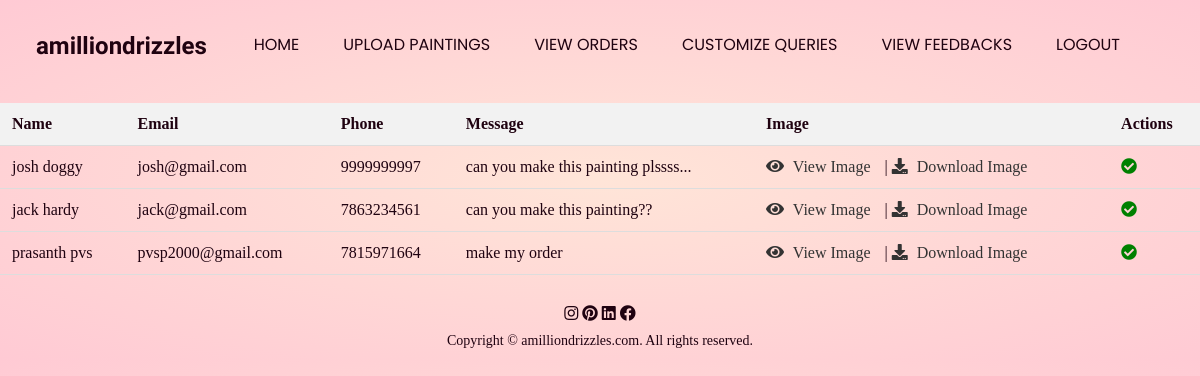
The app's page /viewcustomize/ with its own data.
### app1/models.py (models this page shows)
class Cust(models.Model):
    fname=models.CharField(max_length=20)
    lname=models.CharField(max_length=20)
    email=models.EmailField()
    phone=models.CharField(max_length=20)
    message=models.CharField(max_length=100)
    cimage=models.ImageField(null=True,blank=True,upload_to="images/")
    class Meta:
        db_table="cust"

### app1/views.py (the view)
# urls.py: path('viewcustomize/',views.Viewcustomize,name='viewcustomize'),
def Viewcustomize(request):
    queries=Cust.objects.all()
    return render(request, 'viewcustomize.html' ,{'queries':queries})

### app1/context_processors.py (called while the page is built)
def cart(request):
    return {'cart':Cart(request)}

### templates/viewcustomize.html (shortened to what this page needs)
{% load static %}
<!DOCTYPE html>
<html lang="en">
<head>
    <link rel="stylesheet" href="{% static 'app1/style2.css' %}">
    <link rel="stylesheet"
        href="https://cdn.jsdelivr.net/npm/@fortawesome/fontawesome-free@5.15.4/css/fontawesome.min.css">
    <link rel="stylesheet" href="https://cdnjs.cloudflare.com/ajax/libs/font-awesome/5.15.3/css/all.min.css" />
</head>
<body>
    <div class="header_otherpages">
        <nav>
            <h2>amilliondrizzles</h2>
            <div class="nav-links">
                <ul>
                    <li><a href="{% url 'painterhome' %}">HOME</a></li>
                    <li><a href="{% url 'uploadpainting' %}">UPLOAD PAINTINGS</a></li>
                    <li><a href="{% url 'vieworders' %}">VIEW ORDERS</a></li>
                    <li><a href="{% url 'viewcustomize' %}">CUSTOMIZE QUERIES</a></li>
                    <li><a href="{% url 'viewfeedback' %}">VIEW FEEDBACKS</a></li>
                    <li><a href="{% url 'logout' %}">LOGOUT</a></li>
                </ul>
            </div>
        </nav>
    </div>
    <section>
        <br><br>
        <table>
            <tr>
              <th>Name</th>
              <th>Email</th>
              <th>Phone</th>
              <th>Message</th>
              <th>Image</th>
              <th>Actions</th>
            </tr>
            {% for query in queries %}
            {% if query.email %}
            <tr>
                <td>{{ query.fname }} {{ query.lname }}</td>
                <td>{{ query.email }}</td>
                <td>{{ query.phone }}</td>
                <td>{{ query.message }}</td>
                <td>
                    <a href="{{ query.cimage.url }}" target="_blank" class="image-link">
                        <i class="fas fa-eye"></i> View Image
                    </a> |
                    <a href="{{ query.cimage.url }}" download class="image-link">
                        <i class="fas fa-download"></i> Download Image
                    </a>
                </td>
                <td>
                    <a href="{% url 'deletequery' query.id %}" class="green-tick-btn" data-query-id="{{ query.id }}">
                        <i class="fas fa-check-circle"></i>
                    </a>
                </td>
            </tr>
            {% endif %}
            {% endfor %}
          </table>
    </section>
    <section class="footer">
        <div class="icons">
            <i class="fab fa-instagram"></i>
            <i class="fab fa-pinterest"></i>
            <i class="fab fa-linkedin"></i>
            <i class="fab fa-facebook"></i>
        </div>
        <p> Copyright &copy; amilliondrizzles.com. All rights reserved.</p>
    </section>
</body>
</html>

### app1/static/app1/style2.css (style rules this page uses)
* { margin: 0; padding: 0; list-style: none; text-decoration: none; box-sizing: border-box; }
body { color: #1f0210; background: radial-gradient(#ffe5d8, #ffcad4) }
nav h2 { color: #1f0210; }
nav { display: flex; padding-top: 2%; padding-left: 3%; padding-right: 5%; justify-content: space-between; align-items: center; }
nav h2 { font-weight: bold; font-family: 'Cedarville Cursive', cursive; }
.nav-links { flex: 1; text-align: right; }
.nav-links ul li { font-family: 'Poppins', sans-serif; list-style: none; display: inline-block; padding: 8px 20px; position: relative; }
.nav-links ul li a { color: #1f0210; font-size: 16px; }
.nav-links ul li::after { content: ''; width: 0%; height: 2px; background: #330f21; display: block; margin: auto; transition: 1s; }
.footer { width: 100%; text-align: center; padding-top: 30px; padding-bottom: 10px; }
.footer p { padding-top: 10px; font-size: 14px; }

### templates/viewcustomize.html (style rules this page uses)
table { width: 100%; border-collapse: collapse; border-spacing: 0; }
th, td { padding: 12px; text-align: left; border-bottom: 1px solid #ddd; }
th { background-color: #f2f2f2; }
.image-link { text-decoration: none; color: #333; margin-right: 10px; }
.image-link i { margin-right: 5px; }
.green-tick-btn { color: green; text-decoration: none; }

### records on screen
Cust: fname "josh", lname "doggy", email "josh@gmail.com", phone "9999999997", message "can you make this painting plssss..."
Cust: fname "jack", lname "hardy", email "jack@gmail.com", phone "7863234561", message "can you make this painting??"
Cust: fname "prasanth", lname "pvs", email "pvsp2000@gmail.com", phone "7815971664", message "make my order"
